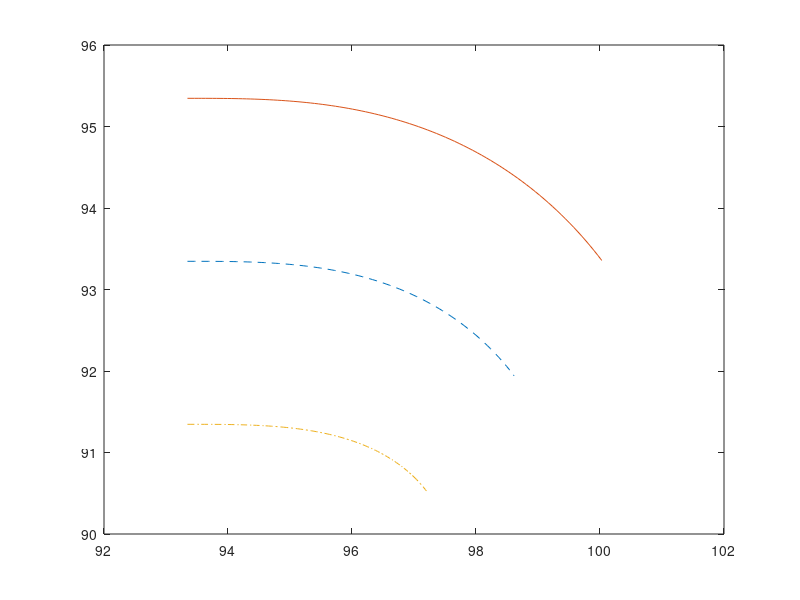
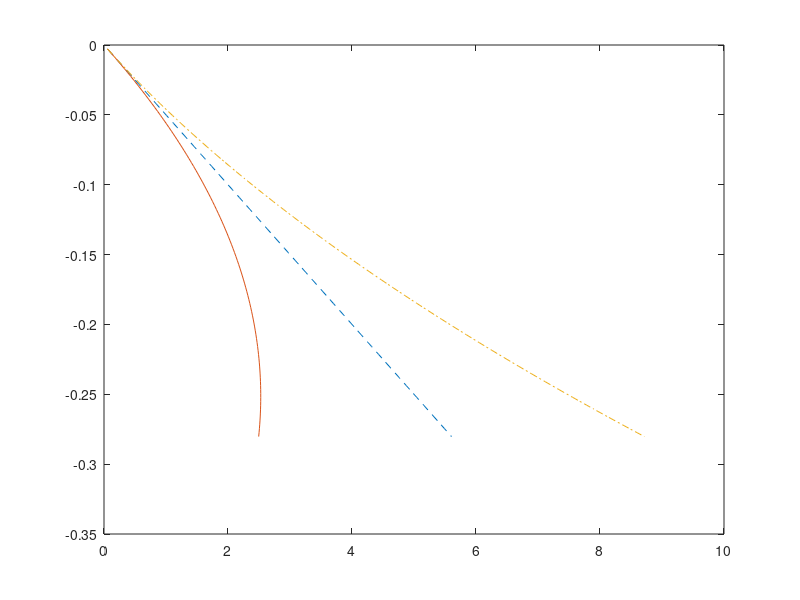

The MATLAB script that drew these images, in order:
%% for test offset lane
    clf;
    clc;
    clear;
    % s = 9.3345930335000006e+001;
    x_start= 9.3345930335000006e+001;
    y_start= 9.3345930335000006e+001;
    hdg=0.0000000000000000e+000;
    mlength=5.6049910000000001e+000;
    curvstart=0.0000000000000000e+000;
    curvEnd=-2.8024959999999999e-001;
    offset =2.0;

    n = 100;
    xs = zeros(1,n);
    ys = zeros(1,n);
    ss = zeros(1,n);
    
    ss_new = zeros(1,n);
    curvs = zeros(1,n);
    xs_off = zeros(1,n);
    ys_off = zeros(1,n);
    t = linspace(0,mlength,n);
    c = (curvEnd - curvstart)/mlength;   
    cosline = @(t)(cos(c/2.0*t.^2 + curvstart *t + hdg));
    sinline = @(t)(sin(c/2.0*t.^2 + curvstart *t + hdg));
    for i= 1:n
        xs(i) = integral(cosline,t(1),t(i)) + x_start;
        ys(i) = integral(sinline,t(1),t(i)) + y_start;
        ss(i) = i*mlength/n;
        
        ss_new(i) = ss(i)*(1+offset*(curvstart + (i-1)*mlength/n*c));
        ss_new_1(i) = ss(i)*(1-offset*(curvstart + (i-1)*mlength/n*c));
        curvs(i) = curvstart+c*mlength*i/n;
%         hdgs(i)/ss(i)
        fprintf("curvs(%d) : %f   ",i,curvs(i));
        if mod(i,4)==0
             fprintf("\n");
        end
    end 
    diff_curvs = diff(curvs);
    for i =1:n-1
        fprintf("diff_curvs(%d) : %f \n ",i,diff_curvs(i));
    end
    
        
        
        figure(2)
        plot(ss,curvs,'linestyle','--');
        hold on 
        plot(ss_new,curvs,'linestyle','-');
        hold on 
        plot(ss_new_1,curvs,'linestyle','-.');

    for i= 1:n
        temp_s = i/n*mlength;
        xs_off(i) = xs(i) + offset*cos(hdg + curvstart*temp_s + c * temp_s.^2/2.0 +pi/2);
        ys_off(i) = ys(i) + offset*sin(hdg + curvstart*temp_s + c * temp_s.^2/2.0 +pi/2);
        xs_off_1(i) = xs(i) + offset*cos(hdg + curvstart*temp_s + c * temp_s.^2/2.0 -pi/2);
        ys_off_1(i) = ys(i) + offset*sin(hdg + curvstart*temp_s + c * temp_s.^2/2.0 -pi/2);
    end
        figure(1)
        plot(xs,ys,'linestyle','--');
        hold on 
        plot(xs_off,ys_off,'linestyle','-');
        hold on 
        plot(xs_off_1,ys_off_1,'linestyle','-.');
